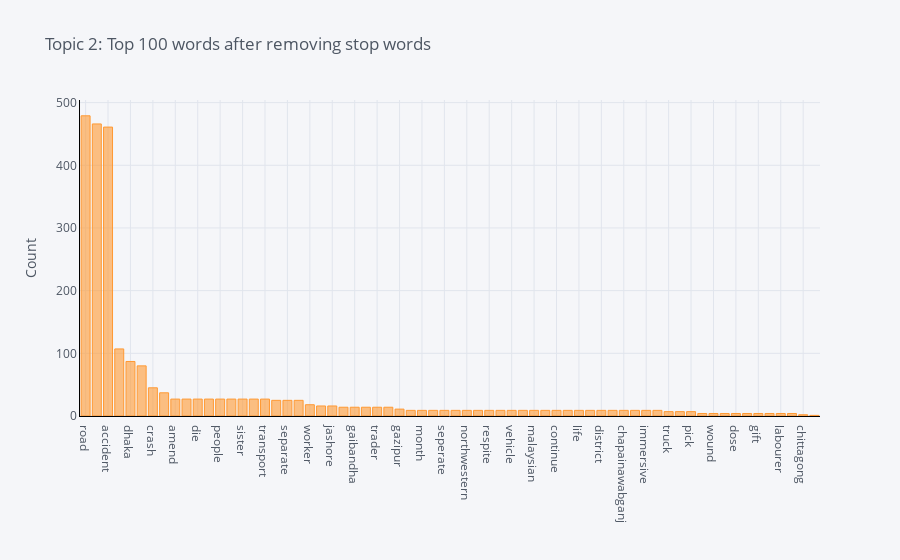

Notebook code cell kept with this figure:
### Markdown cell above
### Topic 1

### Code cell
plot_model(lda, plot='wordcloud', topic_num = 'Topic 2')
plot_model(lda, plot='frequency', topic_num = 'Topic 2')
plot_model(lda, plot='bigram', topic_num = 'Topic 2')
plot_model(lda, plot='trigram', topic_num = 'Topic 2')
plot_model(lda, plot='distribution', topic_num = 'Topic 2')
plot_model(lda, plot='sentiment', topic_num = 'Topic 2')

### Figure 1 — Plotly figure (JSON) as saved in the notebook; plotly's stock layout.template omitted (floating-point values rounded to 4 significant figures)
{"data": [{"marker": {"color": "rgba(255, 153, 51, 0.6)", "line": {"color": "rgba(255, 153, 51, 1.0)", "width": 1}}, "name": "count", "orientation": "v", "text": "", "type": "bar", "x": ["road", "kill", "accident", "injure", "dhaka", "bangladesh", "crash", "least", "amend", "weak", "die", "initiative", "people", "make", "sister", "mishap", "transport", "driver", "separate", "dead", "worker", "bagerhat", "jashore", "migrant", "gaibandha", "bandarban", "trader", "cattle", "gazipur", "naogaon", "month", "mysterious", "seperate", "saudi", "northwestern", "sylhet", "respite", "support", "vehicle", "last", "malaysian", "commemorate", "continue", "couple", "life", "deadly", "district", "foreign", "chapainawabganj", "boat", "immersive", "construction", "truck", "plough", "pick", "vaccine", "wound", "cumilla", "dose", "satkhira", "gift", "give", "labourer", "youth", "chittagong", "unlicensed"], "y": [479, 466, 461, 107, 87, 80, 45, 37, 27, 27, 27, 27, 27, 27, 27, 27, 27, 25, 25, 25, 18, 16, 16, 14, 14, 14, 14, 14, 11, 9, 9, 9, 9, 9, 9, 9, 9, 9, 9, 9, 9, 9, 9, 9, 9, 9, 9, 9, 9, 9, 9, 9, 7, 7, 7, 4, 4, 4, 4, 4, 4, 4, 4, 4, 2, 1]}], "layout": {"legend": {"bgcolor": "#F5F6F9", "font": {"color": "#4D5663"}}, "paper_bgcolor": "#F5F6F9", "plot_bgcolor": "#F5F6F9", "title": {"font": {"color": "#4D5663"}, "text": "Topic 2: Top 100 words after removing stop words"}, "xaxis": {"gridcolor": "#E1E5ED", "linecolor": "black", "showgrid": true, "tickfont": {"color": "#4D5663"}, "title": {"font": {"color": "#4D5663"}, "text": ""}, "zerolinecolor": "#E1E5ED", "type": "category", "range": [-0.5, 65.5], "autorange": true}, "yaxis": {"gridcolor": "#E1E5ED", "linecolor": "black", "showgrid": true, "tickfont": {"color": "#4D5663"}, "title": {"font": {"color": "#4D5663"}, "text": "Count"}, "zerolinecolor": "#E1E5ED", "type": "linear", "range": [0, 504.2], "autorange": true}, "autosize": true}}
